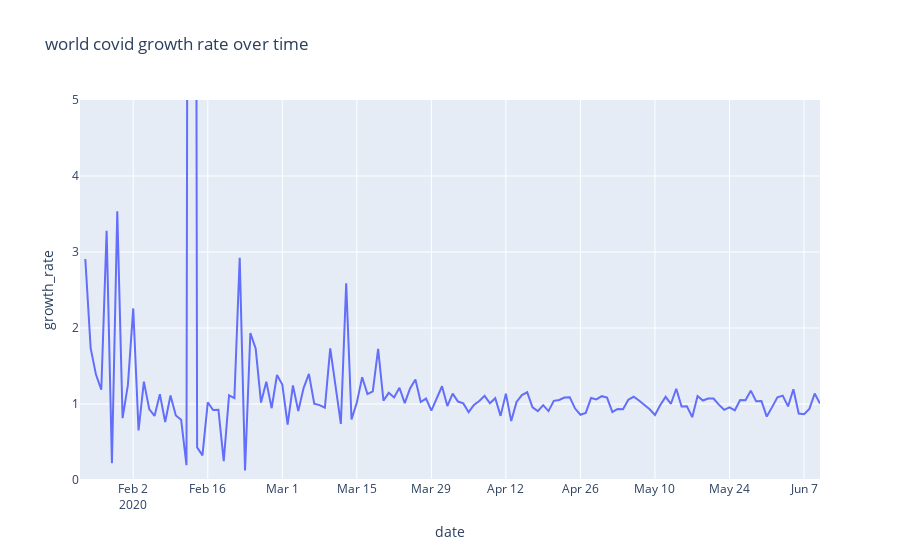

The notebook cell saved with this chart:
### Code cell
fig = px.line(world_trend, x='date', y='growth_rate', title='world covid growth rate over time')
fig.update_yaxes(range=[0., 5.])
fig.show()

### Figure 1 — Plotly figure (JSON) as saved in the notebook; plotly's stock layout.template omitted (floating-point values rounded to 4 significant figures; data arrays with more than 128 entries replaced by an {"elided": "..."} marker saying what was removed)
{"data": [{"hovertemplate": "date=%{x}<br>growth_rate=%{y}<extra></extra>", "legendgroup": "", "line": {"color": "#636efa", "dash": "solid"}, "marker": {"symbol": "circle"}, "mode": "lines", "name": "", "orientation": "v", "showlegend": false, "type": "scatter", "x": {"elided": "140 str values"}, "xaxis": "x", "y": {"elided": "140 float values"}, "yaxis": "y"}], "layout": {"legend": {"tracegroupgap": 0}, "title": {"text": "world covid growth rate over time"}, "xaxis": {"anchor": "y", "domain": [0, 1], "title": {"text": "date"}}, "yaxis": {"anchor": "x", "domain": [0, 1], "range": [0, 5], "title": {"text": "growth_rate"}}}}
